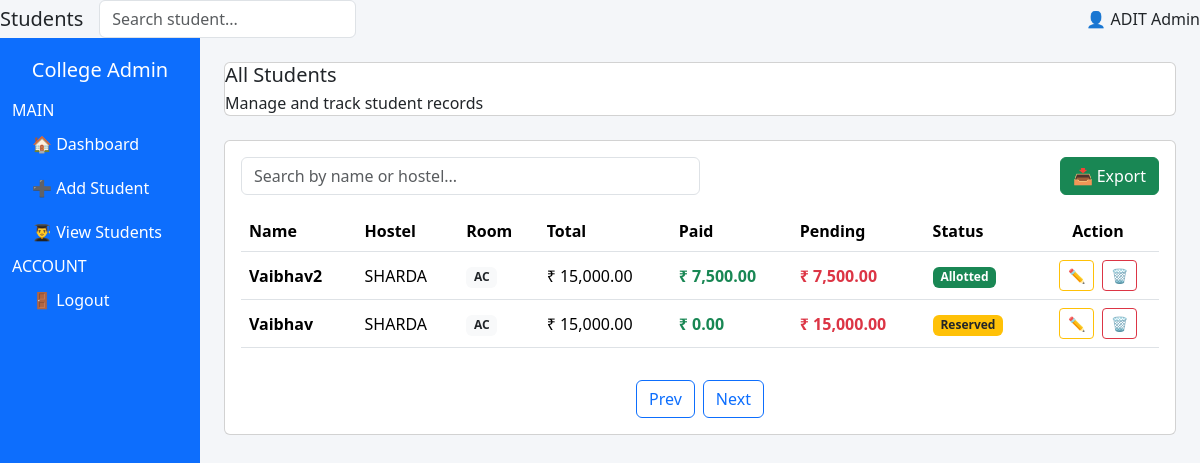
/collegeadmin/view_students.php (signed in), run on the app's committed database.
### tables this page shows
CREATE TABLE students (
    id INT AUTO_INCREMENT PRIMARY KEY,
    name VARCHAR(100) NOT NULL,
    college_id INT NOT NULL,
    hostel_id INT NOT NULL,
    room_type ENUM('AC','NON-AC') NOT NULL,
    room_id INT NULL,
    total_fees DECIMAL(10,2) DEFAULT 0,
    paid_amount DECIMAL(10,2) DEFAULT 0,
    status ENUM('reserved','allotted') DEFAULT 'reserved',
    FOREIGN KEY (college_id) REFERENCES colleges(id) ON DELETE CASCADE,
    FOREIGN KEY (hostel_id) REFERENCES hostels(id) ON DELETE CASCADE,
    FOREIGN KEY (room_id) REFERENCES rooms(id) ON DELETE SET NULL
);

CREATE TABLE hostels (
    id INT AUTO_INCREMENT PRIMARY KEY,
    name VARCHAR(100) NOT NULL,
    total_seats INT NOT NULL,
    maintenance_seats INT DEFAULT 0
);

### collegeadmin/view_students.php (the view, shortened to what this page needs)
<?php
include("../config/config.php");
$college_id = $_SESSION['college_id'];
$students = mysqli_query($conn, "
    SELECT s.*, h.name as hostel_name
    FROM students s
    JOIN hostels h ON s.hostel_id = h.id
    WHERE s.college_id = $college_id
    ORDER BY s.id DESC
");
?>
<!DOCTYPE html>
<html>
<head>
    <link href="https://cdn.jsdelivr.net/npm/bootstrap@5.3.2/dist/css/bootstrap.min.css" rel="stylesheet">
    <link rel="stylesheet" href="../css/collegeadmin.css">
</head>
<body>
<div class="topbar d-flex justify-content-between align-items-center">
<div class="d-flex align-items-center gap-3">
<h5 class="mb-0">Students</h5>
<input type="text" id="searchInput" class="form-control search-box" placeholder="Search student...">
</div>
<div>
👤 <?php echo $_SESSION['name']; ?>
</div>
</div>
<div class="container-fluid">
<div class="row">
<div class="col-md-2 sidebar">
<h5 class="sidebar-title text-center mb-3">College Admin</h5>
<div class="menu-heading">MAIN</div>
<a href="dashboard.php" class="menu-link">
<span>🏠</span> Dashboard
</a>
<a href="add_student.php" class="menu-link">
<span>➕</span> Add Student
</a>
<a href="view_students.php" class="menu-link active">
<span>👨‍🎓</span> View Students
</a>
<div class="menu-heading">ACCOUNT</div>
<a href="../logout.php" class="menu-link danger">
<span>🚪</span> Logout
</a>
</div>
<div class="col-md-10 p-4">
<div class="card info-card blue mb-4">
<h5 class="mb-1">All Students</h5>
<p class="mb-0">Manage and track student records</p>
</div>
<div class="card p-3 main-card">
<div class="d-flex justify-content-between mb-3">
<input type="text" id="searchInput2"
class="form-control w-50"
placeholder="Search by name or hostel...">
<button onclick="exportTable()" class="btn btn-success">
📥 Export
</button>
</div>
<div class="table-responsive">
<table class="table align-middle">
<thead>
<tr>
<th>Name</th>
<th>Hostel</th>
<th>Room</th>
<th>Total</th>
<th>Paid</th>
<th>Pending</th>
<th>Status</th>
<th class="text-center">Action</th>
</tr>
</thead>
<tbody id="tableBody">
<?php
if($students && mysqli_num_rows($students) > 0) {
    while($row = mysqli_fetch_assoc($students)) {
        $pending = $row['total_fees'] - $row['paid_amount'];
?>
<tr>
<td><strong><?php echo htmlspecialchars($row['name']); ?></strong></td>
<td><?php echo htmlspecialchars($row['hostel_name']); ?></td>
<td>
<span class="badge bg-light text-dark">
<?php echo $row['room_type']; ?>
</span>
</td>
<td>₹ <?php echo number_format($row['total_fees'], 2); ?></td>
<td class="text-success fw-bold">
₹ <?php echo number_format($row['paid_amount'], 2); ?>
</td>
<td>
<?php if($pending > 0) { ?>
<span class="text-danger fw-bold">
₹ <?php echo number_format($pending, 2); ?>
</span>
<?php } else { ?>
<span class="text-success fw-bold">0</span>
<?php } ?>
</td>
<td>
<?php if($row['status'] == "reserved") { ?>
<span class="badge bg-warning text-dark">Reserved</span>
<?php } else { ?>
<span class="badge bg-success">Allotted</span>
<?php } ?>
</td>
<td class="text-center">
<a href="add_student.php?edit=<?php echo $row['id']; ?>"
class="btn btn-sm btn-outline-warning me-1">✏️</a>
<button onclick="deleteStudent(<?php echo $row['id']; ?>)"
class="btn btn-sm btn-outline-danger">🗑️</button>
</td>
</tr>
<?php
    }
} else {
?>
<tr>
<td colspan="8" class="text-center text-muted">No Students Found</td>
</tr>
<?php } ?>
</tbody>
</table>
</div>
<div class="d-flex justify-content-center mt-3">
<button class="btn btn-outline-primary me-2" onclick="prevPage()">Prev</button>
<button class="btn btn-outline-primary" onclick="nextPage()">Next</button>
</div>
</div>
</div>
</div>
</div>
</body>
</html>

### css/collegeadmin.css (style rules this page uses)
body { background-color: #f4f6f9; }
.sidebar { height: 100vh; background: #0d6efd; color: white; padding-top: 20px; }
.sidebar a { color: white; display: block; padding: 10px 20px; text-decoration: none; }

### data on the page
students: name "Vaibhav2", hostel.name "SHARDA", room_type "AC", total_fees "15,000.00", paid_amount "7,500.00", pending "7,500.00", status "Allotted"
students: name "Vaibhav", hostel.name "SHARDA", room_type "AC", total_fees "15,000.00", paid_amount "0.00", pending "15,000.00", status "Reserved"

### other printed values
$_SESSION['name'] "ADIT Admin"
